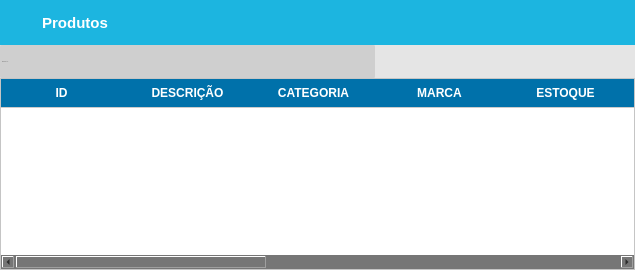
            <widget class="QWidget" name="produtos">
             <layout class="QGridLayout" name="gridLayout_4">
              <property name="leftMargin">
               <number>0</number>
              </property>
              <property name="topMargin">
               <number>0</number>
              </property>
              <property name="rightMargin">
               <number>0</number>
              </property>
              <property name="bottomMargin">
               <number>0</number>
              </property>
              <property name="spacing">
               <number>0</number>
              </property>
              <item row="0" column="0">
               <widget class="QFrame" name="frame_6">
                <property name="styleSheet">
                 <string notr="true">background-color: rgb(118, 118, 118);</string>
                </property>
                <property name="frameShape">
                 <enum>QFrame::NoFrame</enum>
                </property>
                <property name="frameShadow">
                 <enum>QFrame::Raised</enum>
                </property>
                <layout class="QGridLayout" name="gridLayout_6">
                 <property name="leftMargin">
                  <number>0</number>
                 </property>
                 <property name="topMargin">
                  <number>0</number>
                 </property>
                 <property name="rightMargin">
                  <number>0</number>
                 </property>
                 <property name="bottomMargin">
                  <number>0</number>
                 </property>
                 <property name="spacing">
                  <number>0</number>
                 </property>
                 <item row="0" column="0">
                  <widget class="QFrame" name="frame_13">
                   <property name="styleSheet">
                    <string notr="true">background-color: rgb(118, 118, 118);</string>
                   </property>
                   <property name="frameShape">
                    <enum>QFrame::NoFrame</enum>
                   </property>
                   <property name="frameShadow">
                    <enum>QFrame::Raised</enum>
                   </property>
                   <layout class="QVBoxLayout" name="verticalLayout_4">
                    <property name="spacing">
                     <number>0</number>
                    </property>
                    <property name="leftMargin">
                     <number>0</number>
                    </property>
                    <property name="topMargin">
                     <number>0</number>
                    </property>
                    <property name="rightMargin">
                     <number>0</number>
                    </property>
                    <property name="bottomMargin">
                     <number>0</number>
                    </property>
                    <item>
                     <widget class="QFrame" name="frame_14">
                      <property name="maximumSize">
                       <size>
                        <width>16777215</width>
                        <height>45</height>
                       </size>
                      </property>
                      <property name="styleSheet">
                       <string notr="true">background-color: #1CB5E0</string>
                      </property>
                      <property name="frameShape">
                       <enum>QFrame::NoFrame</enum>
                      </property>
                      <property name="frameShadow">
                       <enum>QFrame::Raised</enum>
                      </property>
                      <layout class="QHBoxLayout" name="horizontalLayout_8">
                       <property name="spacing">
                        <number>0</number>
                       </property>
                       <property name="leftMargin">
                        <number>0</number>
                       </property>
                       <property name="topMargin">
                        <number>0</number>
                       </property>
                       <property name="rightMargin">
                        <number>0</number>
                       </property>
                       <property name="bottomMargin">
                        <number>0</number>
                       </property>
                       <item>
                        <widget class="QPushButton" name="pushButton_19">
                         <property name="minimumSize">
                          <size>
                           <width>150</width>
                           <height>45</height>
                          </size>
                         </property>
                         <property name="styleSheet">
                          <string notr="true">QPushButton {
background-color:  #1CB5E0;
border: none;
color: rgb(255, 255, 255);
font-weight: bold;
font-size: 15px;


text-transform: uppercase
 }
QPushButton:hover{
background-color:  #1CB5E0;
border: none;
color: rgb(255, 255, 255);
font-weight: bold;
font-size: 16px;
text-decoration:underline;



}</string>
                         </property>
                         <property name="text">
                          <string>Produtos</string>
                         </property>
                         <property name="icon">
                          <iconset>
                           <normaloff>img/icone-produtos.png</normaloff>img/icone-produtos.png</iconset>
                         </property>
                         <property name="iconSize">
                          <size>
                           <width>30</width>
                           <height>30</height>
                          </size>
                         </property>
                        </widget>
                       </item>
                       <item>
                        <spacer name="horizontalSpacer_3">
                         <property name="orientation">
                          <enum>Qt::Horizontal</enum>
                         </property>
                         <property name="sizeHint" stdset="0">
                          <size>
                           <width>485</width>
                           <height>20</height>
                          </size>
                         </property>
                        </spacer>
                       </item>
                      </layout>
                     </widget>
                    </item>
                    <item>
                     <widget class="QFrame" name="frame_15">
                      <property name="maximumSize">
                       <size>
                        <width>16777215</width>
                        <height>33</height>
                       </size>
                      </property>
                      <property name="styleSheet">
                       <string notr="true">background-color: rgb(218, 218, 218);</string>
                      </property>
                      <property name="frameShape">
                       <enum>QFrame::NoFrame</enum>
                      </property>
                      <property name="frameShadow">
                       <enum>QFrame::Raised</enum>
                      </property>
                      <layout class="QGridLayout" name="gridLayout_7">
                       <property name="leftMargin">
                        <number>0</number>
                       </property>
                       <property name="topMargin">
                        <number>0</number>
                       </property>
                       <property name="rightMargin">
                        <number>0</number>
                       </property>
                       <property name="bottomMargin">
                        <number>0</number>
                       </property>
                       <property name="spacing">
                        <number>0</number>
                       </property>
                       <item row="0" column="0">
                        <widget class="QLineEdit" name="tx_BuscaProdutos">
                         <property name="sizePolicy">
                          <sizepolicy hsizetype="Preferred" vsizetype="Preferred">
                           <horstretch>0</horstretch>
                           <verstretch>0</verstretch>
                          </sizepolicy>
                         </property>
                         <property name="maximumSize">
                          <size>
                           <width>777777</width>
                           <height>16777215</height>
                          </size>
                         </property>
                         <property name="font">
                          <font>
                           <family>Arial</family>
                           <pointsize>-1</pointsize>
                           <weight>50</weight>
                           <italic>false</italic>
                           <bold>false</bold>
                          </font>
                         </property>
                         <property name="mouseTracking">
                          <bool>false</bool>
                         </property>
                         <property name="focusPolicy">
                          <enum>Qt::ClickFocus</enum>
                         </property>
                         <property name="styleSheet">
                          <string notr="true">QLineEdit{
background: #CFCFCF;
border-radius: 2px;
color: #000;
font: 13px &quot;Arial&quot; ;
text-transform: uppercase;
}
QLineEdit:Focus {
border: 1px solid blue;
}</string>
                         </property>
                         <property name="placeholderText">
                          <string>PESQUISAR...</string>
                         </property>
                        </widget>
                       </item>
                       <item row="0" column="2">
                        <widget class="QPushButton" name="Bt_Add_Produto">
                         <property name="sizePolicy">
                          <sizepolicy hsizetype="Preferred" vsizetype="Preferred">
                           <horstretch>0</horstretch>
                           <verstretch>0</verstretch>
                          </sizepolicy>
                         </property>
                         <property name="minimumSize">
                          <size>
                           <width>0</width>
                           <height>33</height>
                          </size>
                         </property>
                         <property name="maximumSize">
                          <size>
                           <width>50</width>
                           <height>16777215</height>
                          </size>
                         </property>
                         <property name="toolTip">
                          <string>Adicionar</string>
                         </property>
                         <property name="styleSheet">
                          <string notr="true">QPushButton {
background-color: rgb(229, 229, 229);
border:none;
 }
QPushButton:hover{
background-color: rgb(255, 255, 255);

}</string>
                         </property>
                         <property name="text">
                          <string/>
                         </property>
                         <property name="icon">
                          <iconset>
                           <normaloff>img/adicionar.png</normaloff>img/adicionar.png</iconset>
                         </property>
                         <property name="iconSize">
                          <size>
                           <width>30</width>
                           <height>25</height>
                          </size>
                         </property>
                        </widget>
                       </item>
                       <item row="0" column="6">
                        <widget class="QPushButton" name="Bt_Imprime_Produto">
                         <property name="sizePolicy">
                          <sizepolicy hsizetype="Preferred" vsizetype="Preferred">
                           <horstretch>0</horstretch>
                           <verstretch>0</verstretch>
                          </sizepolicy>
                         </property>
                         <property name="minimumSize">
                          <size>
                           <width>0</width>
                           <height>0</height>
                          </size>
                         </property>
                         <property name="maximumSize">
                          <size>
                           <width>60</width>
                           <height>33</height>
                          </size>
                         </property>
                         <property name="font">
                          <font>
                           <pointsize>6</pointsize>
                          </font>
                         </property>
                         <property name="toolTip">
                          <string>Imprimir</string>
                         </property>
                         <property name="styleSheet">
                          <string notr="true">QPushButton {
background-color: rgb(229, 229, 229);
border:none;
 }
QPushButton:hover{
background-color: rgb(255, 255, 255);

}</string>
                         </property>
                         <property name="text">
                          <string/>
                         </property>
                         <property name="icon">
                          <iconset>
                           <normaloff>img/impressora.png</normaloff>img/impressora.png</iconset>
                         </property>
                         <property name="iconSize">
                          <size>
                           <width>50</width>
                           <height>30</height>
                          </size>
                         </property>
                        </widget>
                       </item>
                       <item row="0" column="4">
                        <widget class="QPushButton" name="Bt_Edit_Produto">
                         <property name="sizePolicy">
                          <sizepolicy hsizetype="Preferred" vsizetype="Preferred">
                           <horstretch>0</horstretch>
                           <verstretch>0</verstretch>
                          </sizepolicy>
                         </property>
                         <property name="minimumSize">
                          <size>
                           <width>0</width>
                           <height>33</height>
                          </size>
                         </property>
                         <property name="maximumSize">
                          <size>
                           <width>50</width>
                           <height>16777215</height>
                          </size>
                         </property>
                         <property name="toolTip">
                          <string>Editar</string>
                         </property>
                         <property name="styleSheet">
                          <string notr="true">QPushButton {
background-color: rgb(229, 229, 229);
border:none;
 }
QPushButton:hover{
background-color: rgb(255, 255, 255);

}</string>
                         </property>
                         <property name="text">
                          <string/>
                         </property>
                         <property name="icon">
                          <iconset>
                           <normaloff>img/editar.png</normaloff>img/editar.png</iconset>
                         </property>
                         <property name="iconSize">
                          <size>
                           <width>30</width>
                           <height>25</height>
                          </size>
                         </property>
                        </widget>
                       </item>
                       <item row="0" column="5">
                        <widget class="QPushButton" name="Bt_Excluir_Produto">
                         <property name="sizePolicy">
                          <sizepolicy hsizetype="Preferred" vsizetype="Preferred">
                           <horstretch>0</horstretch>
                           <verstretch>0</verstretch>
                          </sizepolicy>
                         </property>
                         <property name="minimumSize">
                          <size>
                           <width>0</width>
                           <height>33</height>
                          </size>
                         </property>
                         <property name="maximumSize">
                          <size>
                           <width>50</width>
                           <height>16777215</height>
                          </size>
                         </property>
                         <property name="toolTip">
                          <string>Excluir</string>
                         </property>
                         <property name="styleSheet">
                          <string notr="true">QPushButton {
background-color: rgb(229, 229, 229);
border:none;
 }
QPushButton:hover{
background-color: rgb(255, 255, 255);

}</string>
                         </property>
                         <property name="text">
                          <string/>
                         </property>
                         <property name="icon">
                          <iconset>
                           <normaloff>img/remover.png</normaloff>img/remover.png</iconset>
                         </property>
                         <property name="iconSize">
                          <size>
                           <width>30</width>
                           <height>27</height>
                          </size>
                         </property>
                        </widget>
                       </item>
                       <item row="0" column="1">
                        <widget class="QPushButton" name="Bt_Pesquisar_Produto">
                         <property name="sizePolicy">
                          <sizepolicy hsizetype="Preferred" vsizetype="Preferred">
                           <horstretch>0</horstretch>
                           <verstretch>0</verstretch>
                          </sizepolicy>
                         </property>
                         <property name="minimumSize">
                          <size>
                           <width>0</width>
                           <height>33</height>
                          </size>
                         </property>
                         <property name="maximumSize">
                          <size>
                           <width>50</width>
                           <height>16777215</height>
                          </size>
                         </property>
                         <property name="toolTip">
                          <string>Pesquisar</string>
                         </property>
                         <property name="styleSheet">
                          <string notr="true">QPushButton {
background-color: rgb(229, 229, 229);
border:none;
 }
QPushButton:hover{
background-color: rgb(255, 255, 255);

}</string>
                         </property>
                         <property name="text">
                          <string/>
                         </property>
                         <property name="icon">
                          <iconset>
                           <normaloff>img/pesquisar.png</normaloff>img/pesquisar.png</iconset>
                         </property>
                         <property name="iconSize">
                          <size>
                           <width>30</width>
                           <height>30</height>
                          </size>
                         </property>
                        </widget>
                       </item>
                      </layout>
                     </widget>
                    </item>
                    <item>
                     <widget class="QFrame" name="frame_17">
                      <property name="frameShape">
                       <enum>QFrame::NoFrame</enum>
                      </property>
                      <property name="frameShadow">
                       <enum>QFrame::Raised</enum>
                      </property>
                      <layout class="QHBoxLayout" name="horizontalLayout_10">
                       <property name="spacing">
                        <number>0</number>
                       </property>
                       <property name="leftMargin">
                        <number>0</number>
                       </property>
                       <property name="topMargin">
                        <number>0</number>
                       </property>
                       <property name="rightMargin">
                        <number>0</number>
                       </property>
                       <property name="bottomMargin">
                        <number>0</number>
                       </property>
                       <item>
                        <widget class="QTableWidget" name="TableWidget_Produto">
                         <property name="styleSheet">
                          <string notr="true">QHeaderView:section{
background-color: rgb(0, 113, 170);
padding: 5px 5px 5px 0px ;
font-size: 12px;
font-family: &quot;Arial&quot;;
font-weight: bold;
color: rgb(255, 255, 255);
border:none;
border-bottom: 1px solid #CCC;
}
QTableView{
background-color: rgb(255, 255, 255);
font-size: 12px;
color: rgb(113, 113, 113);

}
</string>
                         </property>
                         <property name="frameShape">
                          <enum>QFrame::StyledPanel</enum>
                         </property>
                         <property name="alternatingRowColors">
                          <bool>false</bool>
                         </property>
                         <property name="showGrid">
                          <bool>true</bool>
                         </property>
                         <property name="sortingEnabled">
                          <bool>false</bool>
                         </property>
                         <attribute name="horizontalHeaderCascadingSectionResizes">
                          <bool>false</bool>
                         </attribute>
                         <attribute name="horizontalHeaderDefaultSectionSize">
                          <number>126</number>
                         </attribute>
                         <attribute name="verticalHeaderCascadingSectionResizes">
                          <bool>false</bool>
                         </attribute>
                         <column>
                          <property name="text">
                           <string>ID</string>
                          </property>
                         </column>
                         <column>
                          <property name="text">
                           <string>DESCRIÇÃO</string>
                          </property>
                         </column>
                         <column>
                          <property name="text">
                           <string>CATEGORIA</string>
                          </property>
                         </column>
                         <column>
                          <property name="text">
                           <string>MARCA</string>
                          </property>
                         </column>
                         <column>
                          <property name="text">
                           <string>ESTOQUE</string>
                          </property>
                         </column>
                         <column>
                          <property name="text">
                           <string>CÓDIGO</string>
                          </property>
                         </column>
                         <column>
                          <property name="text">
                           <string>PREÇO</string>
                          </property>
                         </column>
                         <column>
                          <property name="text">
                           <string>V.VAREJO</string>
                          </property>
                         </column>
                         <column>
                          <property name="text">
                           <string>V.ATACADO</string>
                          </property>
                         </column>
                         <column>
                          <property name="text">
                           <string>Q.M ATACADO</string>
                          </property>
                         </column>
                         <column>
                          <property name="text">
                           <string>DATA CADASTRO</string>
                          </property>
                         </column>
                         <column>
                          <property name="text">
                           <string>VALIDADE</string>
                          </property>
                         </column>
                        </widget>
                       </item>
                      </layout>
                     </widget>
                    </item>
                   </layout>
                  </widget>
                 </item>
                </layout>
               </widget>
              </item>
             </layout>
            </widget>
